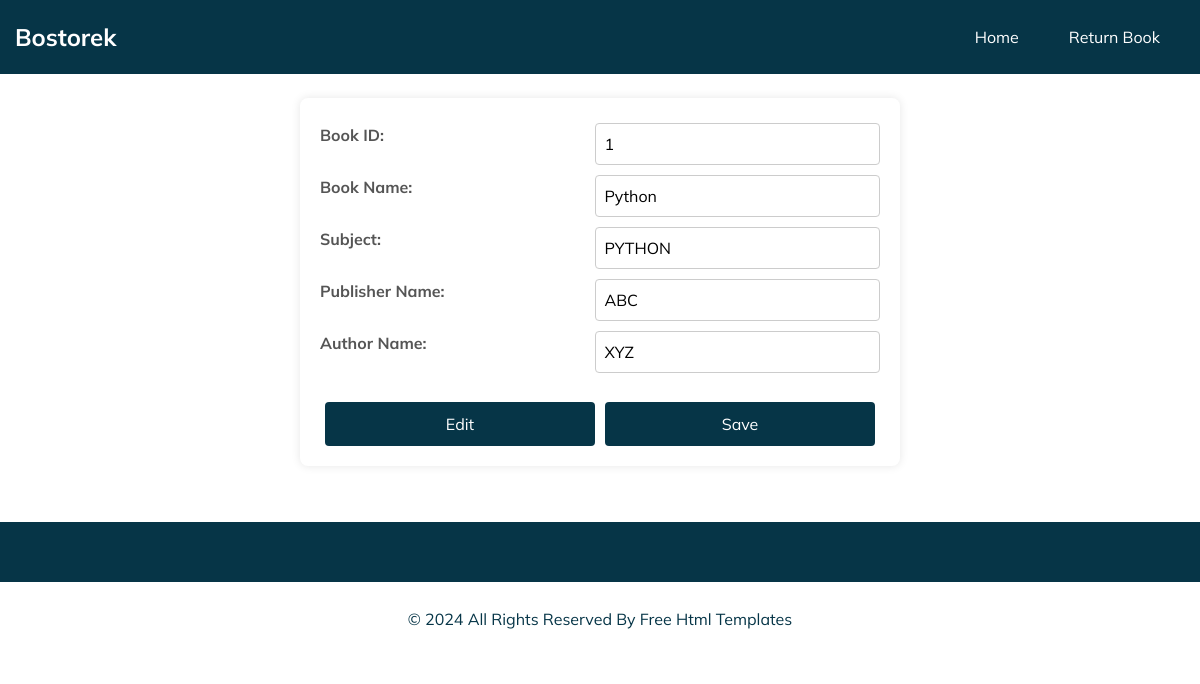
The app's page /bookDetails/1/ with its own data.
### app/models.py (models this page shows, shortened)
class book(models.Model):
    book_id = models.IntegerField(primary_key=True)
    book_name = models.CharField(max_length=200)
    subject = models.CharField(max_length=100)
    publisher_name = models.CharField(max_length=100)
    author_name = models.CharField(max_length=100)

### app/views.py (the view)
# urls.py: path('bookDetails/<int:book_id>/', bookDetails, name='bookDetails'),
def bookDetails(request, book_id):
    book_obj = book.objects.filter(book_id=book_id).values()
    return render(request, 'books.html', {'book': book_obj})

### templates/books.html (shortened to what this page needs)
<!DOCTYPE html>
<html>
<head>
  {% load static %}
  <link rel="stylesheet" type="text/css" href="static/css/bootstrap.css" />
  <link href="static/css/font-awesome.min.css" rel="stylesheet" />
  <link href="static/css/style.css" rel="stylesheet" />
  <link href="static/css/responsive.css" rel="stylesheet" />
</head>
<body class="sub_page">
  <div class="hero_area">
    <header class="header_section">
      <div class="container-fluid">
        <nav class="navbar navbar-expand-lg custom_nav-container ">
          <a class="navbar-brand" href="index.html">
            <span>
              Bostorek
            </span>
          </a>
          <div class="collapse navbar-collapse" id="navbarSupportedContent">
            <ul class="navbar-nav">
              <li class="nav-item">
                <a class="nav-link pl-lg-0" href="{% url 'home' %}">Home </a>
              </li>
              <li class="nav-item">
                <a class="nav-link" href="{% url 'callReturn' %}">Return Book</a>
              </li>
            </ul>
          </div>
        </nav>
      </div>
    </header>
  </div><br>
  <main>
    <div class="add-stud">
      <form class="stud-registration-form" method="POST" action="{% url 'updateBook' %}">
        <div class="button-container">
          <label for="book_id"><b>Book ID:</b></label>
          {% for x in book %}
          <input type="number" id="book_id" name="book_id" value="{{ x.book_id }}"  required readonly>
          {% endfor %}
        </div>
        <div class="button-container">
          <label for="book_name"><b>Book Name:</b></label>
          {% for x in book %}
          <input type="text" id="book_name" name="book_name" value="{{ x.book_name }}"  required readonly>
          {% endfor %}
        </div>
        {% for x in book %}
        <div class="button-container">
          <label for="subject"><b>Subject:</b></label>
          <input type="text" id="subject" name="subject" value="{{ x.subject }}" required readonly>
        </div>
        {% endfor %}
        {% for x in book %}
        <div class="button-container">
          <label for="publisher"><b>Publisher Name:</b></label>
          <input type="text" id="publisher" name="publisher" value="{{ x.publisher_name }}" required readonly>
        </div>
        {% endfor %}
        {% for x in book %}
        <div class="button-container">
          <label for="author"><b>Author Name:</b></label>
          <input type="text" id="author" name="author" value="{{ x.author_name }}" required readonly>
        </div>
        {% endfor %}
        <br>
        <div class="button-container">
          <button type="button" id="edit-btn">Edit</button>
          <button type="button" id="btn-save">Save</button>
        </div>
      </form>
    </div><br><br>
  </main>
  <section class="info_section layout_padding2">
  </section>
  <footer class="footer_section">
    <div class="container">
      <p>
        &copy; <span id="displayYear"></span> All Rights Reserved By
        <a href="https://html.design/">Free Html Templates</a>
      </p>
    </div>
  </footer>
</body>
</html>

### app/static/css/style.css (style rules this page uses)
body { font-family: 'Mulish', sans-serif; color: #0c0c0c; background-color: #ffffff; overflow-x: hidden; }
.layout_padding2 { padding: 75px 0; }
a, a:hover, a:focus { text-decoration: none; }
.hero_area { position: relative; min-height: 100vh; display: -webkit-box; display: -ms-flexbox; display: flex; -webkit-box-orient: vertical; -webkit-box-direction: normal; -ms-flex-direction: column; flex-direction: column; }
.sub_page .hero_area { min-height: auto; }
.header_section { background-color: #063547; padding: 15px 0; }
.navbar-brand { padding: 0; margin: 0; color: #000000; font-size: 24px; font-weight: bold; }
.navbar-brand span { color: #ffffff; }
.custom_nav-container { padding: 0; }
.custom_nav-container .navbar-nav { margin-left: auto; }
.custom_nav-container .navbar-nav .nav-item .nav-link { padding: 10px 25px; color: #ffffff; text-align: center; }
.info_section { background-color: #063547; color: #ffffff; padding: 45px 0 15px 0; }
.footer_section { position: relative; background-color: #ffffff; text-align: center; }
.footer_section p { color: #063547; padding: 25px 0; margin: 0; }
.footer_section p a { color: inherit; }
.add-stud { width: 100%; max-width: 400px; margin: 0 auto; }
.stud-registration-form { background-color: #ffffff; padding: 20px; border-radius: 8px; box-shadow: 0 0 10px rgba(0, 0, 0, 0.1); }
label { display: block; margin-bottom: 8px; color: #555555; }
input ,select { width: 100%; padding: 8px; margin-bottom: 16px; box-sizing: border-box; border: 1px solid #cccccc; border-radius: 4px; }
button { width: 100%; padding: 10px; background-color: #4caf50; color: #ffffff; border: none; border-radius: 4px; cursor: pointer; }

### app/static/css/responsive.css (style rules this page uses)
@media (min-width: 1200px) { .container { max-width: 1170px; } }

### templates/books.html (style rules this page uses)
.button-container { display: flex; justify-content: space-around; }
.button-container button { margin: 0 5px; }
.stud-registration-form { margin-left: -100px; width: 600px; }
.stud-registration-form input, .stud-registration-form label { width: 100%; display: block; margin: 5px 0; text-align: left; }
button { background-color: #063547; }

### records on screen
book: book_id "1", book_name "Python", subject "PYTHON", publisher "ABC", author "XYZ"
